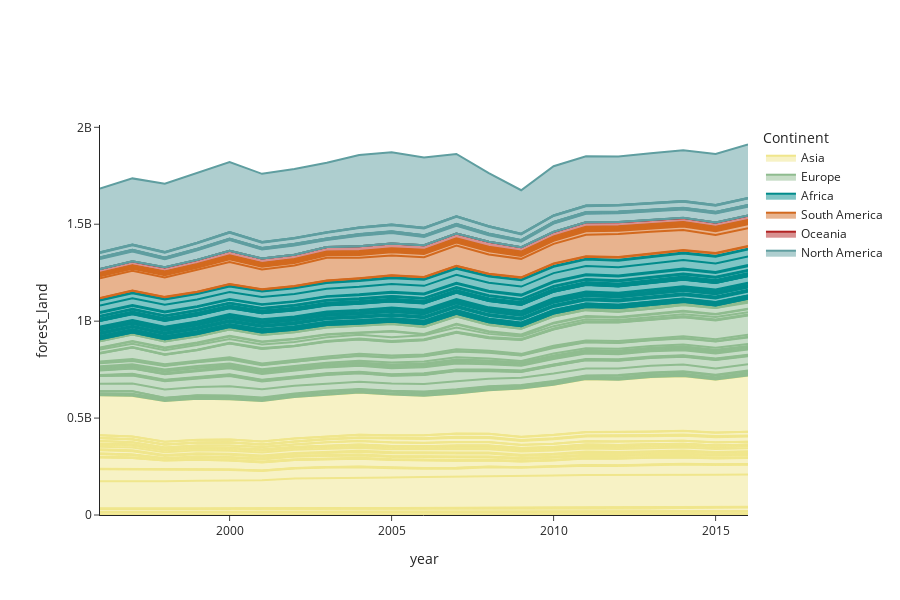

Source (notebook cell):
### Code cell
import plotly.express as px
for template in ["simple_white"]:
    fig = px.area(data, x="year", y="forest_land", color="Continent",
     line_group="country", template=template,
             color_discrete_sequence=color_continent)

fig.update_layout(
    autosize=False,
    height=600,
    width=900,
    bargap=0.10,
    bargroupgap=0.1,
    barmode="stack",
    hovermode="x",
    margin=dict(r=50, l=100, b=85, t=125),)
fig.show()
